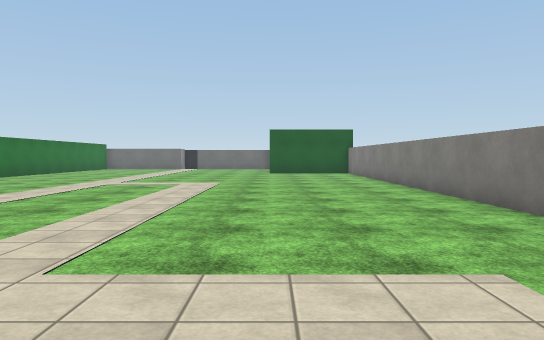
view 1 (above)

16 first-person views from a walk through a scene from a Unity 3-D project. The camera is 1.4 m above the floor, tilts 2° down and sees 70° across. The floor is counted in squares, 1.8 m on a side. Each view is taken from the middle of a square. On the plan, view 1 faces up. The plan holds only what a view shows up to about 12 squares ahead; the rest is blank. The player is left out. Surface patterns are stand-ins for the level's own textures.

view 2
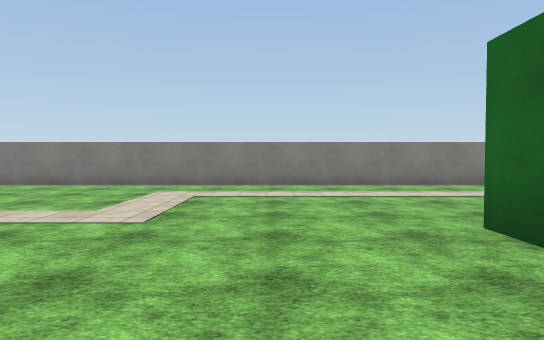

view 3
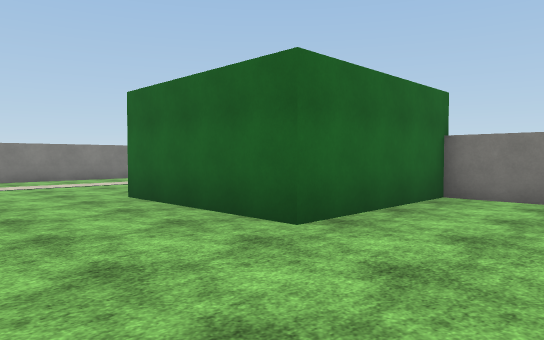

view 4
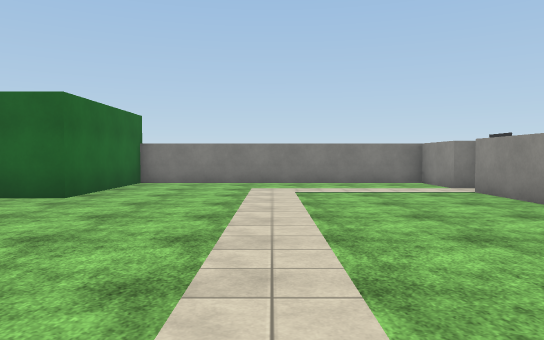

view 5
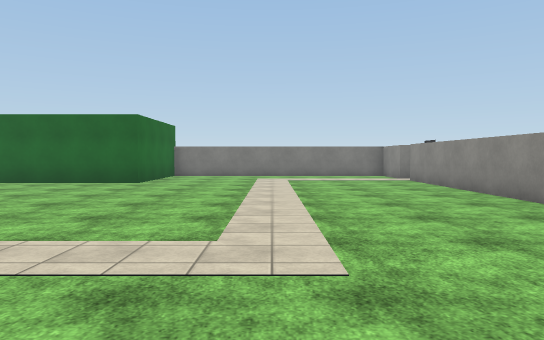

view 6
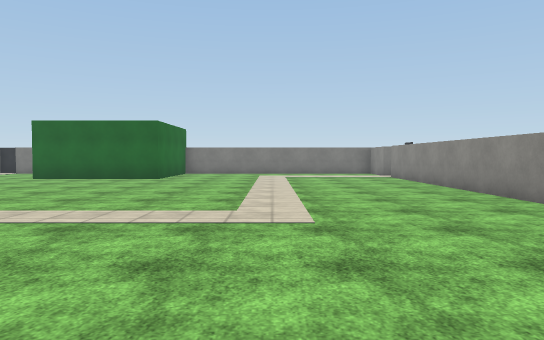

view 7
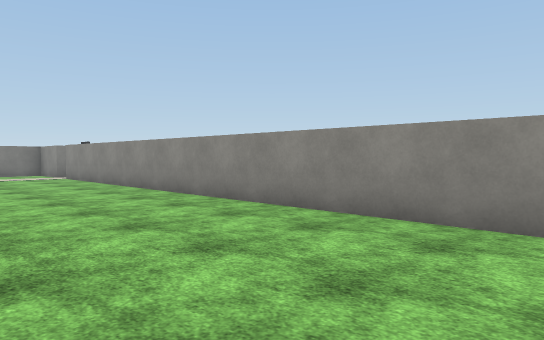

view 8
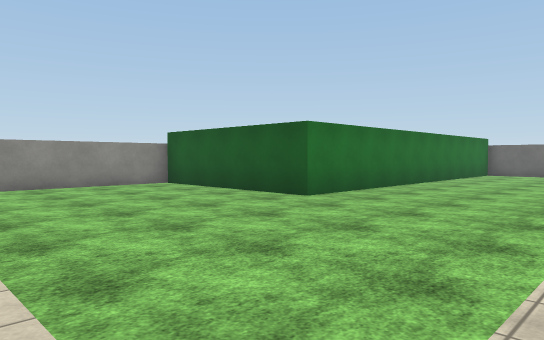

view 9
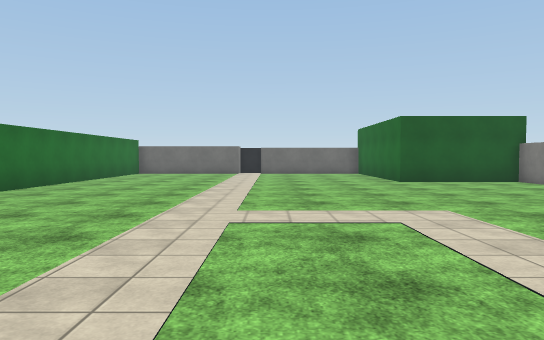

view 10
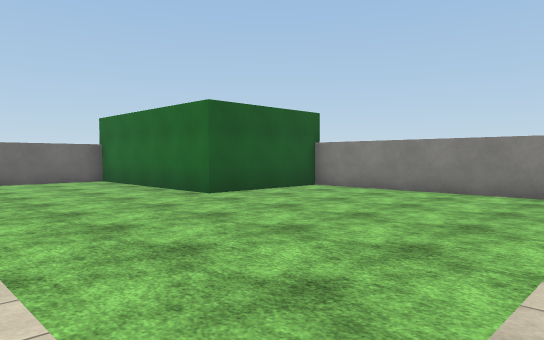

view 11
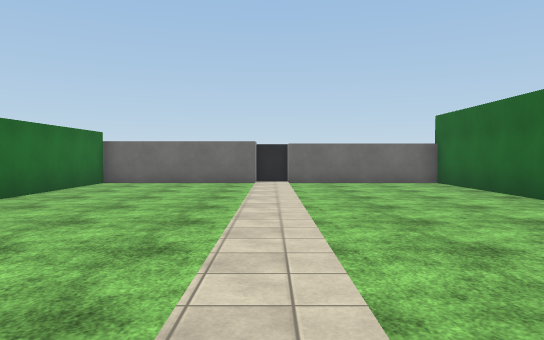

view 12
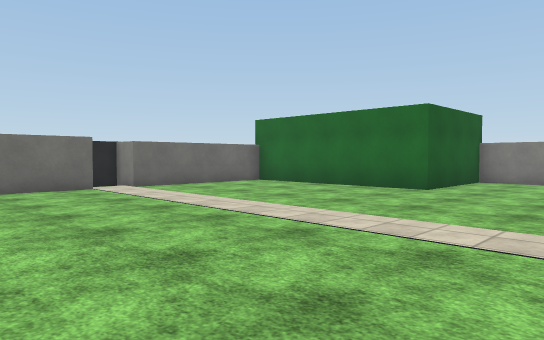

view 13
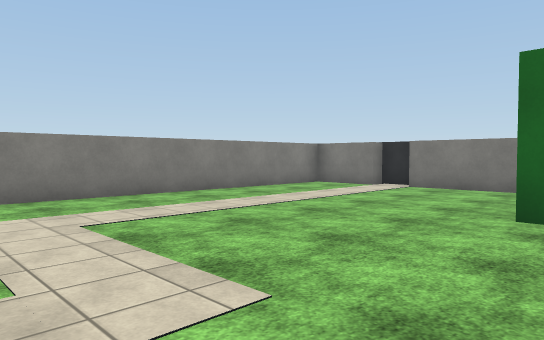

view 14
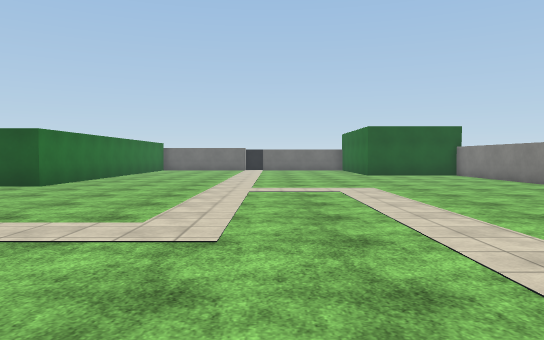

view 15
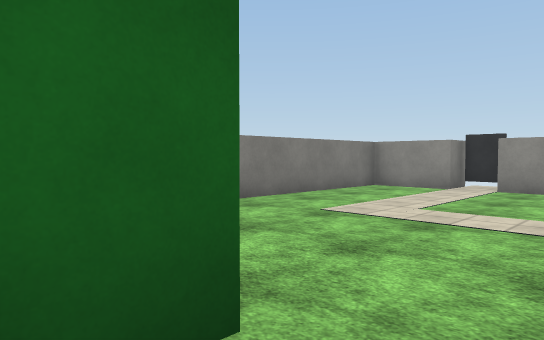

view 16
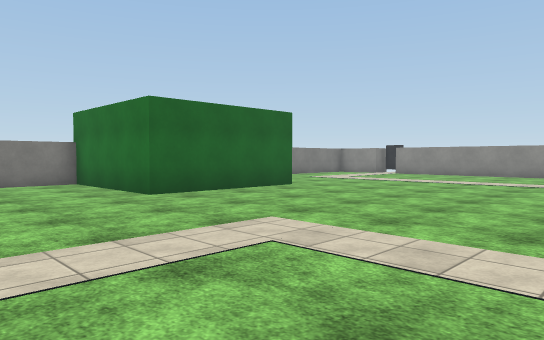

### Floor plan
Points are (right, up) in squares from view 1. A wall is a line through its corners. A room is listed if a view was taken in it or the views show most of it. See-through windows are left out.
Room 1 (views 1, 2, 3, 4, 5, 6, 7, 8, 9, 10, 11, 12, 13, 14, 15, 16)
walls: (1.6, -6.5) (3.5, -6.5) (3.5, 17.8) (-0.1, 17.8) (-0.1, 23.5) (-4.5, 23.5) (-4.5, 24.5) (-5.1, 24.5); (0.7, -7) (1.6, -7); (-16.3, -3.6) (-16.3, -4.5); (-15.5, -4.5) (-15.5, -6.5) (-7.1, -6.5) (-7.1, -2.3) (-2.8, -2.3) (-2.8, -6.5) (0.6, -6.5); (-5.5, 23.5) (-10, 23.5) (-10, 12) (-15.5, 12) (-15.5, -3.5)

Positions as (right, up) in squares from view 1, and headings:
1: (0, 0), facing up
2: (-7, 0), facing right
3: (-10, 1), facing down-right
4: (-11, 5), facing down
5: (-11, 9), facing down
6: (-11, 11), facing down
7: (-11, 11), facing down-left
8: (-5, 6), facing up-left
9: (-4, 6), facing up
10: (-5, 11), facing up-right
11: (-5, 12), facing up
12: (-9, 14), facing up-right
13: (-4, 3), facing down-right
14: (-4, 2), facing up
15: (-6, -1), facing down-left
16: (1, 5), facing down-left
